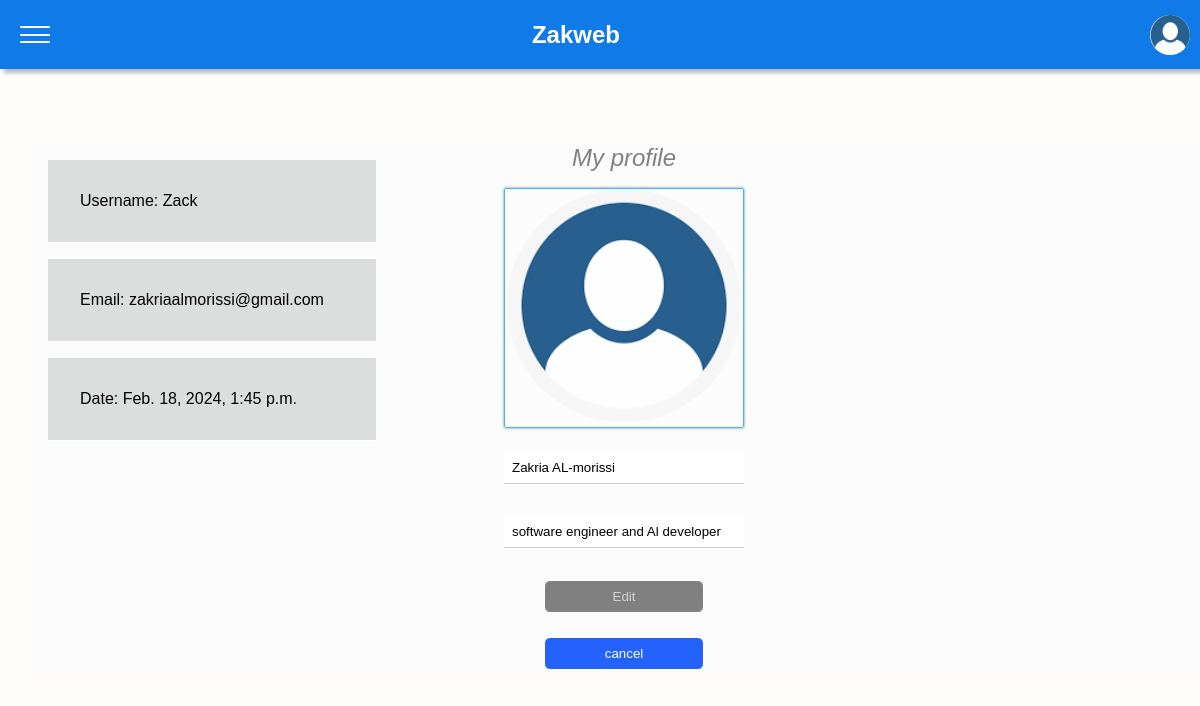
/profile/ (signed in), run on an earlier commit of the app's database.
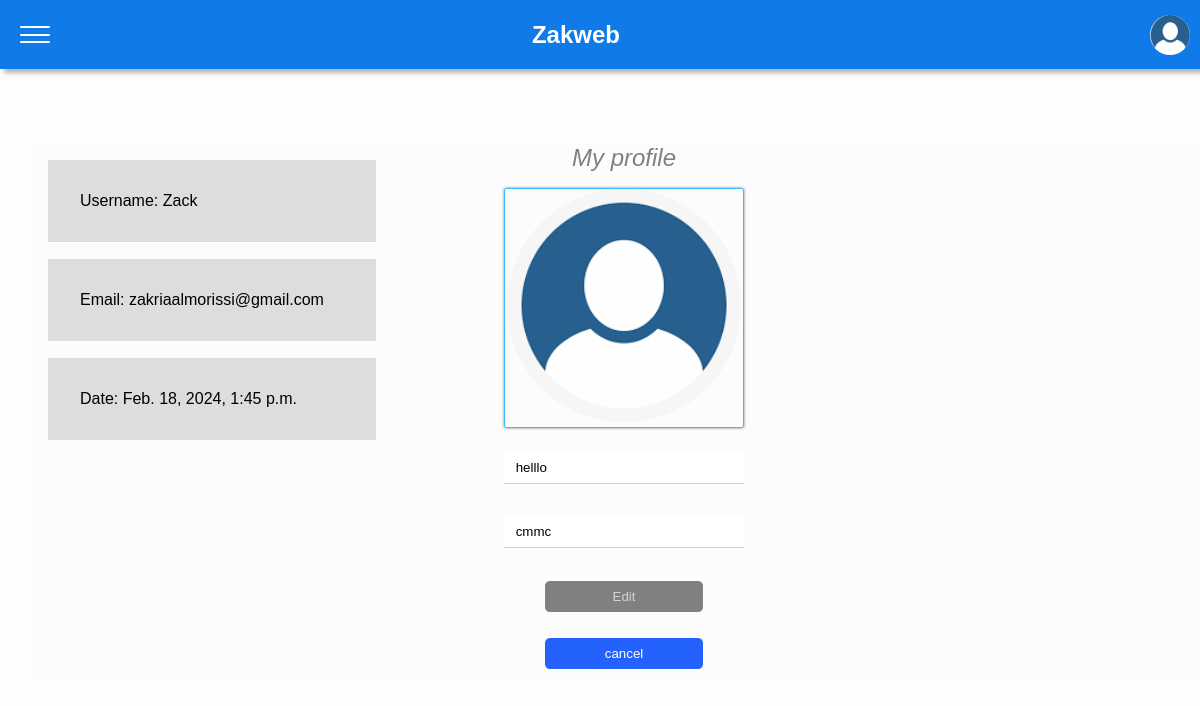
And on a later commit of the database.
### main/models.py (models this page shows, shortened)
class UserProfile(models.Model):
    user_profile = models.OneToOneField(User,on_delete=models.CASCADE,verbose_name='User profile')
    name = models.CharField(max_length=20, blank=True, null=True)
    bio = models.CharField(max_length=50, blank=True, null=True)
    image = models.ImageField(upload_to='user_images',blank=True)
    create_at = models.DateTimeField(default=timezone.now)
    updated_at = models.DateTimeField(default=timezone.now)
    class Meta:
        verbose_name = 'User profile'
        verbose_name_plural = 'User profiles'

### main/views.py (the view, shortened to what this page needs)
# urls.py: path('profile/',views.ProfileView.as_view(), name='profile')
class ProfileView(View):
    template_name = "register/profile.html"
    @method_decorator(login_required)
    def dispatch(self, *args, **kwargs):
        return super().dispatch( *args, **kwargs)
    def get(self, request):
        username = request.user
        profile = UserProfile.objects.filter(user_profile=username).first()
        return render(request, self.template_name,{"profile":profile})

### main/templates/register/profile.html (shortened to what this page needs)
{% extends 'home/layout.html' %}
{% block main %}
{% load static %}
<div class="profile--dev">
    <aside class="aside-container">
       <ul>
            <li>Username: {{ user.username }}</li>
            <li>Email: {{ user.email }} </li>
            <li>Date: {{ user.date_joined }}</li>
       </ul>
    </aside>
    <form method="post" enctype="multipart/form-data" class="user-profile">
        <h2>My profile</h2>
        {% if profile.name %}
            <label for="fileInput" class="label-image">
                {% if profile.image %}
                <img src="{{profile.image.url}}" alt="" id="imageFile"></label>
                <input type="file" name="fileInput" class="user-image" id="fileInput" accept="image/*" value="{{ profile.image}}">
                <input type="submit" value="delete" name="delete" class="delete-button">
                {% else %}
                <img src="{% static '/system/profile.png' %}" alt="" id="imageFile"></label>
                {% endif %}
            <input type="text" id="input-name" name="profile-name" class="user-name" value="{{profile.name}}">
            <input type="text" id="user-bio"   class="user-bio" name="bio" placeholder="bio" value="{{profile.bio}}">
            <button type="submit" id="submitButton">Edit</button>
            <input type="submit" value="cancel" name="cancel" class="cancel-button">
        {% endif %}
    </form>
</div>
{% endblock %}

### main/templates/home/layout.html (shortened to what this page needs)
<!DOCTYPE html>
<html lang="en">
<head>
    {% load static %}
    <link rel="stylesheet" href="{% static 'css/home.css' %}">
    <link rel="stylesheet" href="{% static 'css/room1.css' %}">
    <link rel="stylesheet" href="{% static 'css/profile.css' %}">
</head>
<body class="">
    <header>
        <nav>
            <div class="ham-menu">
                <span></span>
                <span></span>
                <span></span>
            </div>
            <h1 id="page-name">Zakweb</h1>
            {% if user.is_authenticated %}
            <a href="{% url 'profile' %}" class="profile-page" >
                {% if context.profile.image %}
                    <img src="{{context.profile.image.url}}" alt="">
                {% else %}
                   <img src="{% static '/system/profile1.png' %}" alt="" >
                {% endif %}
            </a>
            {% else %}
            <a href="{% url 'login' %}" class="login">Login</a>
            {% endif %}
        </nav>
    </header>
        <main>
        {% block main %}
        {% endblock %}
        </main>
</body>
</html>

### main/static/css/home.css (style rules this page uses)
:root { --bg-color: rgba(255, 251, 251, 0.726); --shadow-color: rgb(184, 184, 184); --nav-bg-color: rgb(17, 122, 233); --main-bg-color: rgba(252, 252, 252, 0.63); --text-color: white; --body-text-color: black; --log-color: rgba(0, 166, 255, 0.828); }
* { padding: 0; margin: 0; box-sizing: border-box; overflow-x: hidden; }
body { display: block; font-family: Arial, Helvetica, sans-serif; background-color: var(--bg-color); color: var(--body-text-color); width: 100vw; max-width: 100vw; }
header { width: 100vw; }
nav { display: flex; position: fixed; top: 0; z-index: 2; padding: 0.6rem; background-color: var(--nav-bg-color); color: var(--text-color); align-items: center; box-shadow: 4px 4px 4px var(--shadow-color); width: 100%; }
.ham-menu { position: relative; display: flex; flex-direction: column; align-items: center; height: 50px; width: 50px; cursor: pointer; border-radius: 50%; padding: 10px; }
.ham-menu span { position: absolute; margin-top: 9%; left: 50%; background-color: white; height: 2px; width: 30px; border-radius: 7px; cursor: pointer; transform: translate(-50%, -50%); transition: transform .6s, opacity .8s, top .4s; }
.ham-menu span:nth-child(1) { top: 25%; }
.ham-menu span:nth-child(2) { top: 41%; }
.ham-menu span:nth-child(3) { top: 56%; }
nav h1 { margin-left: 40%; }
.profile-page { position: relative; margin-left:auto; color: white; width: 2.5rem; height: 2.5rem; }
.profile-page img { position: absolute; width: 100%; height: 100%; border-radius: 50%; object-fit: cover; }
main { position: relative; display: flex; flex-direction: column; gap: 1rem; width: 100vw; align-items: center; justify-content: center; margin-top: 9rem; margin-left: 2rem; background-color: var(--main-bg-color); }
form { display: flex; width: 25rem; flex-direction: column; justify-content: space-between; align-items: center; gap: 1rem; margin-right: 2rem; }
form button { width: 42%; padding: 0.5rem; background-color: rgba(32, 95, 254, 0.98); color: white; margin-bottom: 1rem; border: 0.5px solid white; border-radius: 6px; cursor: pointer; }

### main/static/css/profile.css (style rules this page uses)
.profile--dev { position: relative; display: flex; width: 100vw; }
.aside-container { width: 30%; padding: 1rem; }
.aside-container ul li { border-bottom: 1px solid white; margin-bottom: 1rem; width: 100%; padding: 2rem; background-color: rgba(218, 219, 220, 0.946); }
.user-profile { margin-left: 2rem; }
.label-image { width: 15rem; height: 15rem; overflow: hidden; border: 0.1px solid rgb(51, 191, 251); margin-bottom: 0.5rem; box-shadow: 0px 0px 3px gray; border-radius: 2px; }
.label-image img { width: 98%; height: 98%; border-radius: 50%; margin-left: 1%; object-fit: cover; object-position: center top; }
.user-name, .user-bio { border: none; border-bottom: 1.5px solid rgb(212, 207, 207); width: 60%; height: 2rem; margin-bottom: 1rem; padding-left: 0.5rem; }
.user-profile button, .cancel-button { width: 40%; padding: 0.5rem; background-color: #205ffefa; color: white; margin-bottom: 0.5rem; border: 0.5px solid white; border-radius: 6px; cursor: pointer; }
.user-profile h2 { font-style: italic; font-weight: 400; color: gray; }

What changed in the data, as far as the page shows it:
changed UserProfile: profile-name "Zakria AL-morissi" → "helllo"; bio "software engineer and Al developer" → "cmmc"
